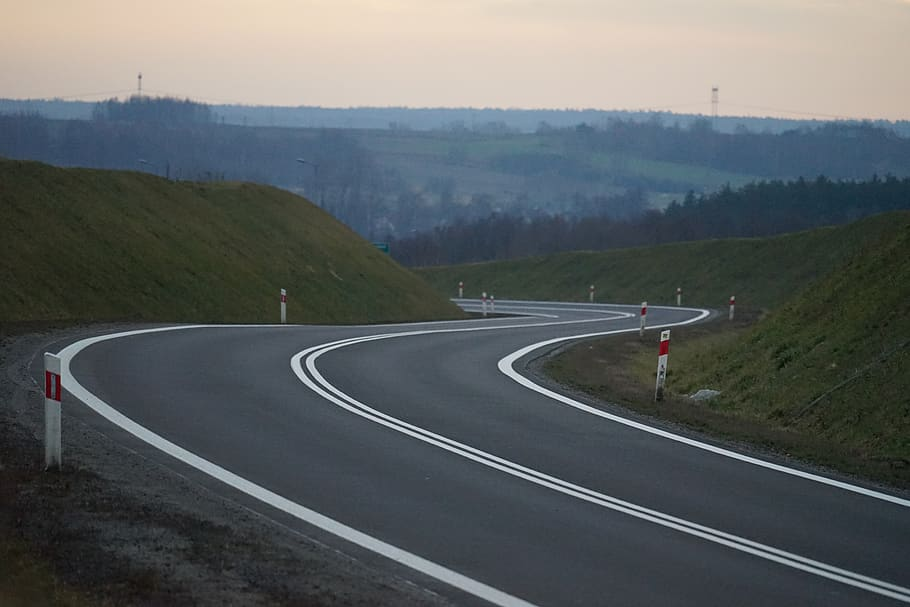
#> input picture Lab/road-curves.jpg, 910 x 607 px
$ python linemap.py
#> lines starting #> are read from the running program, lines starting #| are printed output that depends on the picture; after the words box and inside, x2 and y2 are one past the last pixel; in counts of white or black regions, pixels touching at a corner belong together
import cv2
import numpy as np

try:
    while True:
        # Read image
        image = cv2.imread('road-curves.jpg')
#> image is the input picture: shape (607, 910, 3); mean B, G, R 96.6, 95.9, 90.8

        # Convert image to grayscale
        gray = cv2.cvtColor(image,cv2.COLOR_BGR2GRAY)
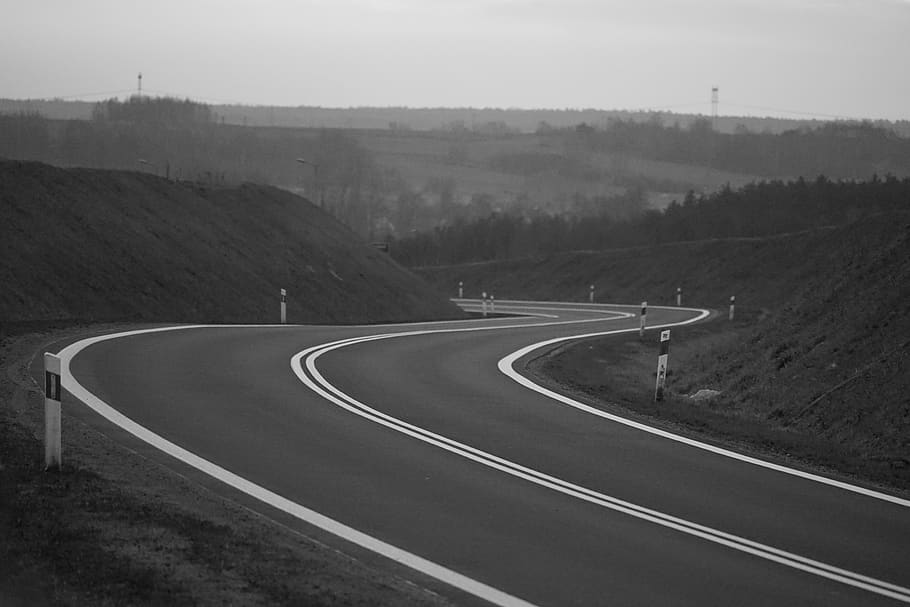
#> gray: shape (607, 910); min 2, max 244, mean 94.4

        # Use canny edge detection
        edges = cv2.Canny(gray,247,250,apertureSize=3)
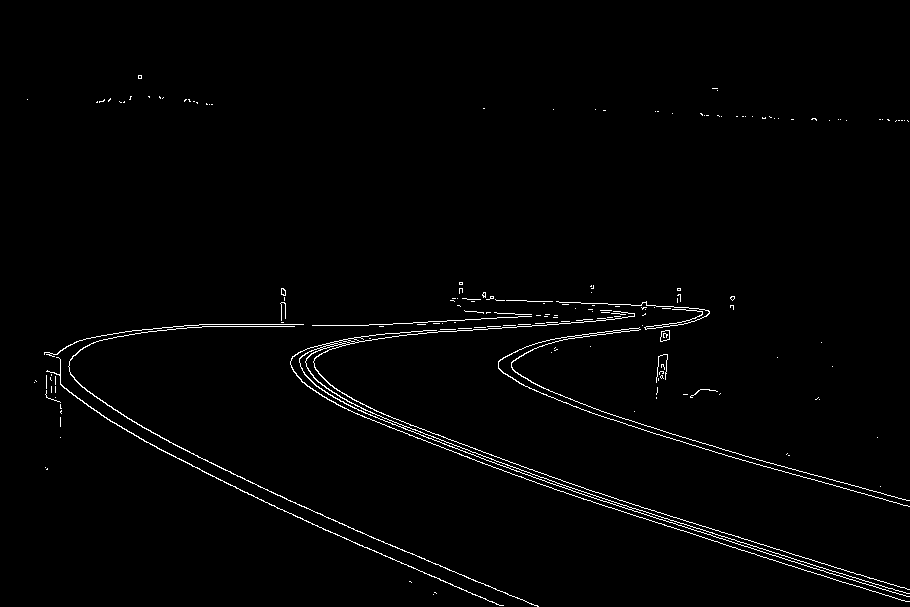
#> edges: shape (607, 910); 1.4% white in thin lines or dots, all inside (x1, y1, x2, y2) = (27, 75, 910, 607)
        cv2.imshow('Combined Viewedge', edges)
        # Apply HoughLinesP method to
        # to directly obtain line end points
        lines_list =[]
        lines = cv2.HoughLinesP(
                    edges, # Input edge image
                    1, # Distance resolution in pixels
                    np.pi/180, # Angle resolution in radians
                    threshold=50, # Min number of votes for valid line
                    minLineLength=1, # Min allowed length of line
                    maxLineGap=15 #Max allowed gap between line for joining them
                    )
#> lines = 61 rows, first 6: [406, 423, 595, 492], [481, 458, 519, 471], [531, 476, 829, 573], [593, 491, 738, 536], [392, 336, 645, 313], [559, 302, 688, 307]

        # Iterate over points
        for points in lines:
            # Extracted points nested in the list
            x1,y1,x2,y2=points[0]
            # Draw the lines joing the points
            # On the original image
            cv2.line(gray,(x1,y1),(x2,y2),(0,255,0),2)
            # Maintain a simples lookup list for points
            lines_list.append([(x1,y1),(x2,y2)])
#> this loop made 61 passes
#> (x1, y1, x2, y2) on passes 1 to 12: (406, 423, 595, 492), (481, 458, 519, 471), (531, 476, 829, 573), (593, 491, 738, 536), (392, 336, 645, 313), (559, 302, 688, 307), (712, 532, 865, 581), (864, 493, 909, 506), (673, 517, 908, 589), (169, 442, 290, 501), (526, 479, 856, 586), (312, 325, 350, 325)
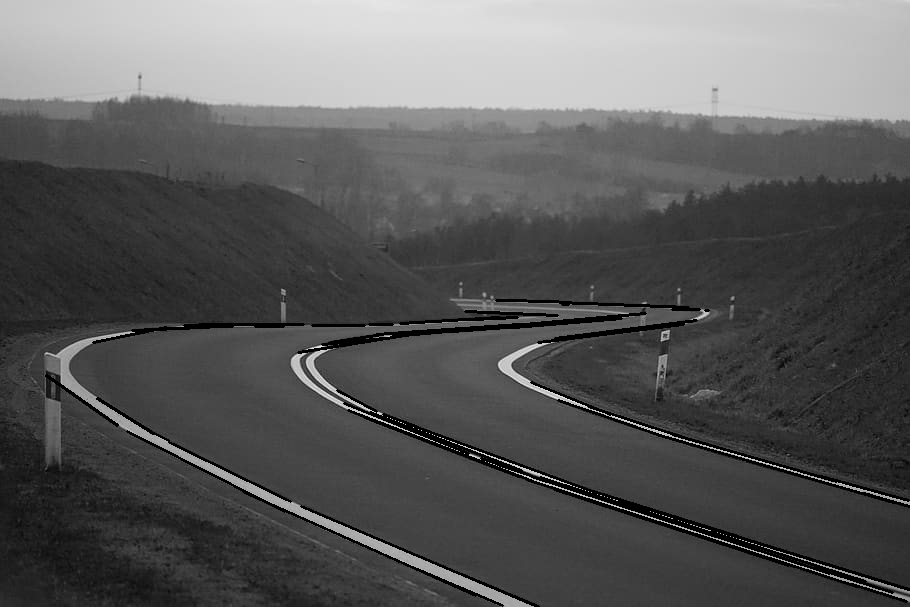
#> gray: shape (607, 910); 3.01% of pixels changed, all inside (x1, y1, x2, y2) = (45, 299, 910, 607)
#> after the loop, lines_list = 61 items

        # Save the result image
        cv2.imshow('Combined View', gray)
        cv2.waitKey(1000)

except KeyboardInterrupt:
    print("User interrupted!")

$ run again, with Lab/LAneTest.png saved as Lab/road-curves.jpg
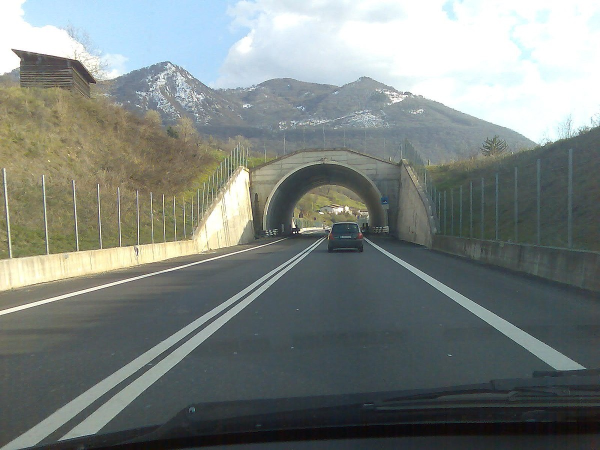
#> input picture Lab/LAneTest.png, 1200 x 900 px (shown at 1/2 size)
#> image is the input picture: shape (900, 1200, 3); mean B, G, R 127.8, 131.1, 124
#> `edges = cv2.Canny(gray,247,250,apertureSize=3)`:
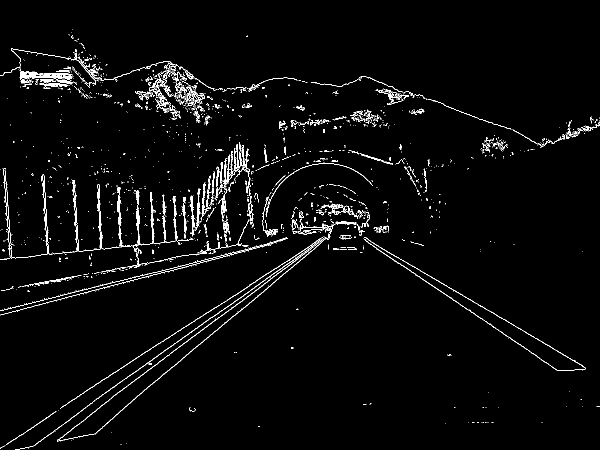
#> edges: shape (900, 1200) (shown at 1/2 size); 2.4% white in thin lines or dots
#> lines = 491 rows, first 6: [303, 769, 659, 471], [0, 519, 77, 511], [356, 663, 661, 465], [731, 481, 1115, 740], [2, 621, 507, 495], [499, 570, 661, 464]
#> the loop `for points in lines:` made 491 passes
#> after the loop `for points in lines:`:
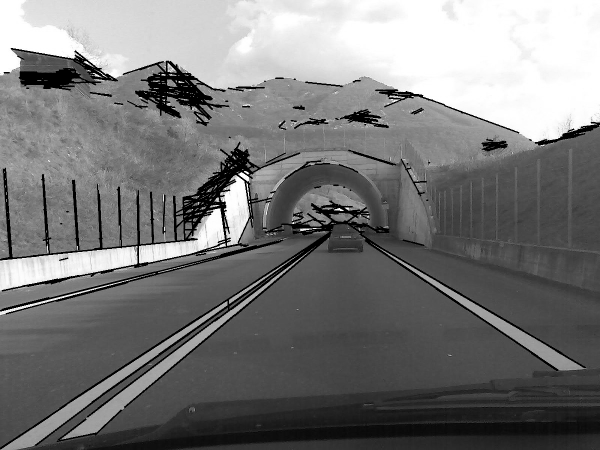
#> gray: shape (900, 1200) (shown at 1/2 size); min 0, max 255, mean 119.9
#> after the loop `for points in lines:`: lines_list = 491 items
